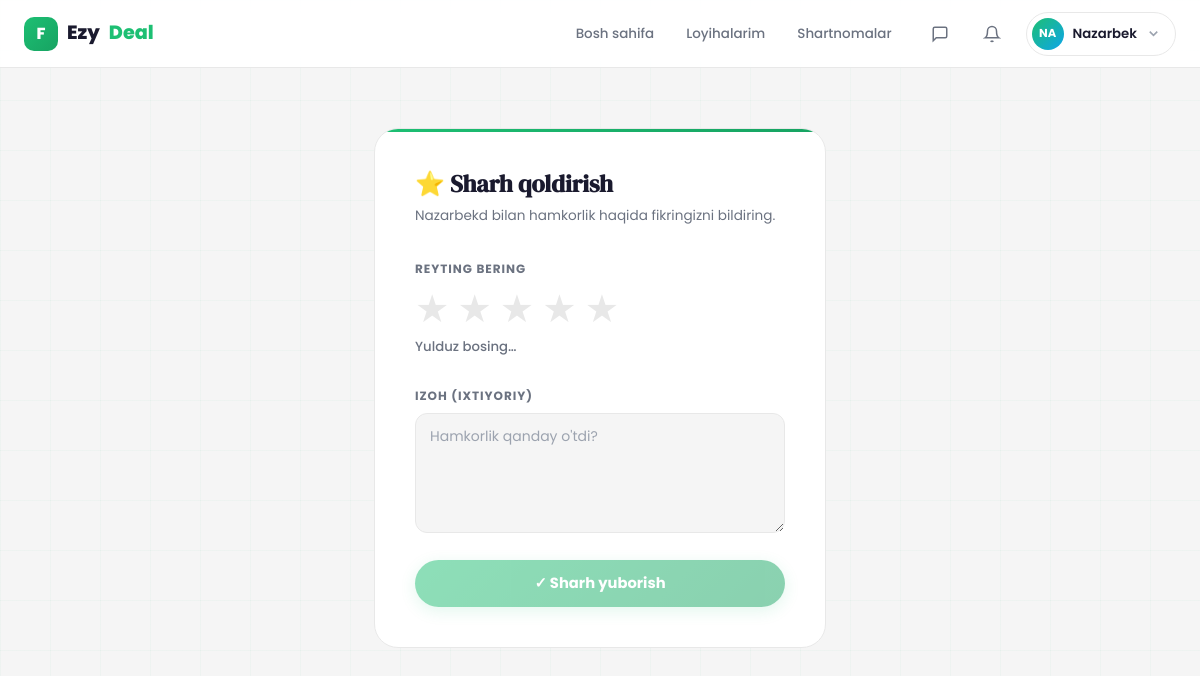
Page /reviews/write/2/ (signed in) on the committed database.
### Users/models.py (models this page shows, shortened)
class User(AbstractUser):
    ROLE_CHOICE = (
        (CLIENT, 'client'),
        (FREELANCER, 'freelancer'),
    )
    email = models.EmailField(unique=True)
    role = models.CharField(max_length=20, choices=ROLE_CHOICE)
    bio = models.TextField(blank=True, null=True)
    avatar = models.ImageField(upload_to='avatars/', blank=True, null=True)
    created_at = models.DateTimeField(auto_now_add=True)

### Contracts/models.py (models this page shows, shortened)
class Contract(models.Model):
    ACTIVE = "active"
    FINISHED = "finished"
    CANCELLED = "cancelled"
    STATUS_CHOICES = (
        (ACTIVE, "Active"),
        (FINISHED, "Finished"),
        (CANCELLED, "Cancelled"),
    )
    project = models.OneToOneField(
        Project,
        on_delete=models.CASCADE,
        related_name="contract"
    )
    client = models.ForeignKey(
        settings.AUTH_USER_MODEL,
        on_delete=models.CASCADE,
        related_name="client_contracts"
    )
    freelancer = models.ForeignKey(
        settings.AUTH_USER_MODEL,
        on_delete=models.CASCADE,
        related_name="freelancer_contracts"
    )
    agreed_price = models.DecimalField(max_digits=12, decimal_places=2)
    status = models.CharField(
        max_length=20,
        choices=STATUS_CHOICES,
        default=ACTIVE
    )
    created_at = models.DateTimeField(auto_now_add=True)
    finished_at = models.DateTimeField(blank=True, null=True)

### Review/views.py (the view, shortened to what this page needs)
# urls.py: path('write/<int:contract_id>/', write_review, name='write_review'),
def write_review(request, contract_id):
    contract = get_object_or_404(Contract, id=contract_id)
    if request.user != contract.client:
        messages.error(request, "Faqat mijoz sharh yoza oladi.")
        return redirect('contract_detail', contract_id=contract.id)
    if contract.status != 'finished':
        messages.error(request, "Faqat yakunlangan shartnomaga sharh yozish mumkin.")
        return redirect('contract_detail', contract_id=contract.id)
    freelancer_profile = FreelancerProfile.objects.filter(user=contract.freelancer).first()
    if not freelancer_profile:
        messages.error(request, "Freelancer profili topilmadi.")
        return redirect('contract_detail', contract_id=contract.id)
    if Review.objects.filter(client=contract.client, freelancer=freelancer_profile).exists():
        messages.info(request, "Siz allaqachon sharh yozgansiz.")
        return redirect('contract_detail', contract_id=contract.id)
    return render(request, 'write.html', {
        'contract': contract,
        'reviewee': contract.freelancer,
    })

### Notifications/context_processors.py (called while the page is built)
def notifications_count(request):
    if request.user.is_authenticated:
        count = request.user.notifications.filter(is_read=False).count()
        recent = list(request.user.notifications.all()[:5])
        return {'unread_notifications': count, 'recent_notifications': recent}
    return {'unread_notifications': 0, 'recent_notifications': []}

### templates/write.html (shortened to what this page needs)
{% extends 'base.html' %}
{% block content %}
<div class="rv-wrap">
    <div class="rv-card">
        <h1 class="rv-title">⭐ Sharh qoldirish</h1>
        <p class="rv-sub">{{ contract.freelancer.username }} bilan hamkorlik haqida fikringizni bildiring.</p>
        <form method="POST">
            <div class="stars-label">Reyting bering</div>
            <div class="stars-row" id="starRow">
                <button type="button" class="star" data-v="1">★</button>
                <button type="button" class="star" data-v="2">★</button>
                <button type="button" class="star" data-v="3">★</button>
                <button type="button" class="star" data-v="4">★</button>
                <button type="button" class="star" data-v="5">★</button>
            </div>
            <div class="star-hint" id="starHint">Yulduz bosing…</div>
            <div class="comment-label">Izoh (ixtiyoriy)</div>
            <textarea class="form-input" name="comment"
                placeholder="Hamkorlik qanday o'tdi?"></textarea>
            <button type="submit" class="rv-submit" id="submitBtn" disabled>
                ✓ Sharh yuborish
            </button>
        </form>
    </div>
</div>
{% endblock %}

### templates/base.html (shortened to what this page needs)
<!DOCTYPE html>
<html lang="uz">
<head>
</head>
<body>
<nav class="navbar">
    <div class="container">
        <a href="{% url 'logo_redirect' %}" class="nav-logo">
            <div class="logo-mark">F</div>
            Ezy<em>Deal</em>
        </a>
        <nav class="nav-links">
            {% if user.is_authenticated %}
                {% if user.role == 'freelancer' %}
                    <a href="{% url 'main_freelancer' %}" class="nav-link">Loyihalar</a>
                    <a href="{% url 'saved_projects' %}" class="nav-link">Saqlangan</a>
                    <a href="{% url 'freelancer_contract_list' %}" class="nav-link">Shartnomalar</a>
                {% else %}
                    <a href="{% url 'main_client' %}" class="nav-link">Bosh sahifa</a>
                    <a href="{% url 'myprojects' %}" class="nav-link">Loyihalarim</a>
                    <a href="{% url 'client_contract_list' %}" class="nav-link">Shartnomalar</a>
                {% endif %}
            {% else %}
                <a href="{% url 'login' %}" class="nav-link">Kirish</a>
            {% endif %}
        </nav>
        {% if user.is_authenticated %}
        <a href="{% url 'inbox' %}" class="nav-icon-btn" title="Xabarlar" style="position:relative;display:flex;align-items:center;justify-content:center;width:36px;height:36px;border-radius:50%;color:var(--text2);transition:var(--t);">
            <svg width="18" height="18" viewBox="0 0 24 24" fill="none" stroke="currentColor" stroke-width="2"><path d="M21 15a2 2 0 0 1-2 2H7l-4 4V5a2 2 0 0 1 2-2h14a2 2 0 0 1 2 2z"/></svg>
        </a>
        <a href="{% url 'notifications' %}" class="nav-icon-btn" title="Bildirishnomalar" style="position:relative;display:flex;align-items:center;justify-content:center;width:36px;height:36px;border-radius:50%;color:var(--text2);transition:var(--t);">
            <svg width="18" height="18" viewBox="0 0 24 24" fill="none" stroke="currentColor" stroke-width="2"><path d="M18 8A6 6 0 0 0 6 8c0 7-3 9-3 9h18s-3-2-3-9"/><path d="M13.73 21a2 2 0 0 1-3.46 0"/></svg>
        </a>
        <div class="profile-wrap">
            <div class="profile-btn">
                <div class="avatar">
                    {% if user.avatar %}
                        <img src="{{ user.avatar.url }}" alt="{{ user.username }}" style="width:100%;height:100%;object-fit:cover;border-radius:50%;">
                    {% else %}
                        {{ user.username|slice:":2"|upper }}
                    {% endif %}
                </div>
                <span class="uname">{{ user.username }}</span>
                <svg class="nav-icon chevron" viewBox="0 0 24 24" fill="none" stroke="currentColor" stroke-width="2.5">
                    <polyline points="6 9 12 15 18 9"/>
                </svg>
            </div>
        </div>
        {% else %}
        <a href="{% url 'register' %}" class="btn btn-primary btn-sm">Boshlash →</a>
        {% endif %}
    </div>
</nav>
<main class="main">
    {% block content %}{% endblock %}
</main>
</body>
</html>

### templates/base.html (style rules this page uses)
:root { --bg: #f5f5f5; --surface: #ffffff; --surface2: #f0fdf7; --border: #e8e8e8; --accent: #1DBF73; --accent-dk: #17a362; --accent-lt: #e8fdf3; --accent-glow: rgba(29,191,115,.25); --text: #1a1a2e; --text2: #6b7280; --text3: #9ca3af; --success: #1DBF73; --warning: #f59e0b; --danger: #ef4444; --info: #3b82f6; --r: 12px; --r2: 18px; --r3: 24px; --shadow-sm: 0 2px 8px rgba(0,0,0,.06); --shadow-md: 0 8px 32px rgba(0,0,0,.10); --shadow-lg: 0 20px 60px rgba(0,0,0,.13); --font: 'Poppins', sans-serif; --serif: 'DM Serif Display', serif; --ease: cubic-bezier(.4,0,.2,1); --spring: cubic-bezier(.34,1.56,.64,1); --t: .25s; }
*, *::before, *::after { box-sizing: border-box; margin: 0; padding: 0; }
html { scroll-behavior: smooth; }
body { font-family: var(--font); background: var(--bg); color: var(--text); line-height: 1.6; min-height: 100vh; -webkit-font-smoothing: antialiased; overflow-x: hidden; }
a { text-decoration: none; color: inherit; }
body::before { content: ''; position: fixed; inset: 0; background-image: linear-gradient(rgba(29,191,115,.03) 1px, transparent 1px), linear-gradient(90deg, rgba(29,191,115,.03) 1px, transparent 1px); background-size: 50px 50px; pointer-events: none; z-index: 0; }
h1,h2,h3,h4,h5 { line-height: 1.25; color: var(--text); }
.container { width: 100%; max-width: 1240px; margin-inline: auto; padding-inline: 24px; }
.main { padding-top: 68px; position: relative; z-index: 1; min-height: calc(100vh - 68px); }
.navbar { position: fixed; top: 0; left: 0; right: 0; z-index: 200; height: 68px; background: rgba(255,255,255,.93); backdrop-filter: blur(20px); border-bottom: 1px solid var(--border); display: flex; align-items: center; }
.navbar .container { display: flex; align-items: center; gap: 16px; height: 100%; }
.nav-logo { font-size: 1.2rem; font-weight: 800; color: var(--text); display: flex; align-items: center; gap: 9px; white-space: nowrap; flex-shrink: 0; }
.logo-mark { width: 34px; height: 34px; border-radius: 10px; background: linear-gradient(135deg, var(--accent), var(--accent-dk)); display: flex; align-items: center; justify-content: center; color: #fff; font-size: 1rem; font-weight: 800; }
.nav-logo em { color: var(--accent); font-style: normal; }
.nav-links { display: flex; align-items: center; gap: 4px; margin-left: auto; }
.nav-link { padding: 7px 14px; border-radius: 100px; font-size: .84rem; font-weight: 500; color: var(--text2); transition: var(--t); }
.profile-wrap { position: relative; flex-shrink: 0; }
.profile-btn { display: flex; align-items: center; gap: 9px; padding: 5px 14px 5px 5px; border: 1.5px solid var(--border); border-radius: 100px; background: var(--surface); cursor: pointer; transition: var(--t); }
.avatar { width: 32px; height: 32px; border-radius: 50%; background: linear-gradient(135deg, var(--accent), #0ea5e9); display: flex; align-items: center; justify-content: center; color: #fff; font-size: .72rem; font-weight: 700; flex-shrink: 0; }
.profile-btn .uname { font-size: .83rem; font-weight: 600; }
.profile-btn .chevron { color: var(--text3); transition: transform var(--t); }
.nav-icon { width: 15px; height: 15px; }
.form-input { background: var(--bg); border: 1.5px solid var(--border); border-radius: var(--r); padding: 11px 15px; color: var(--text); font-family: var(--font); font-size: .9rem; outline: none; transition: var(--t); width: 100%; }
.form-input::placeholder { color: var(--text3); }
textarea.form-input { resize: vertical; min-height: 120px; }

### rows in the picture
User: username "NA", username "Nazarbek"
Contract: freelancer.username "Nazarbekd"
